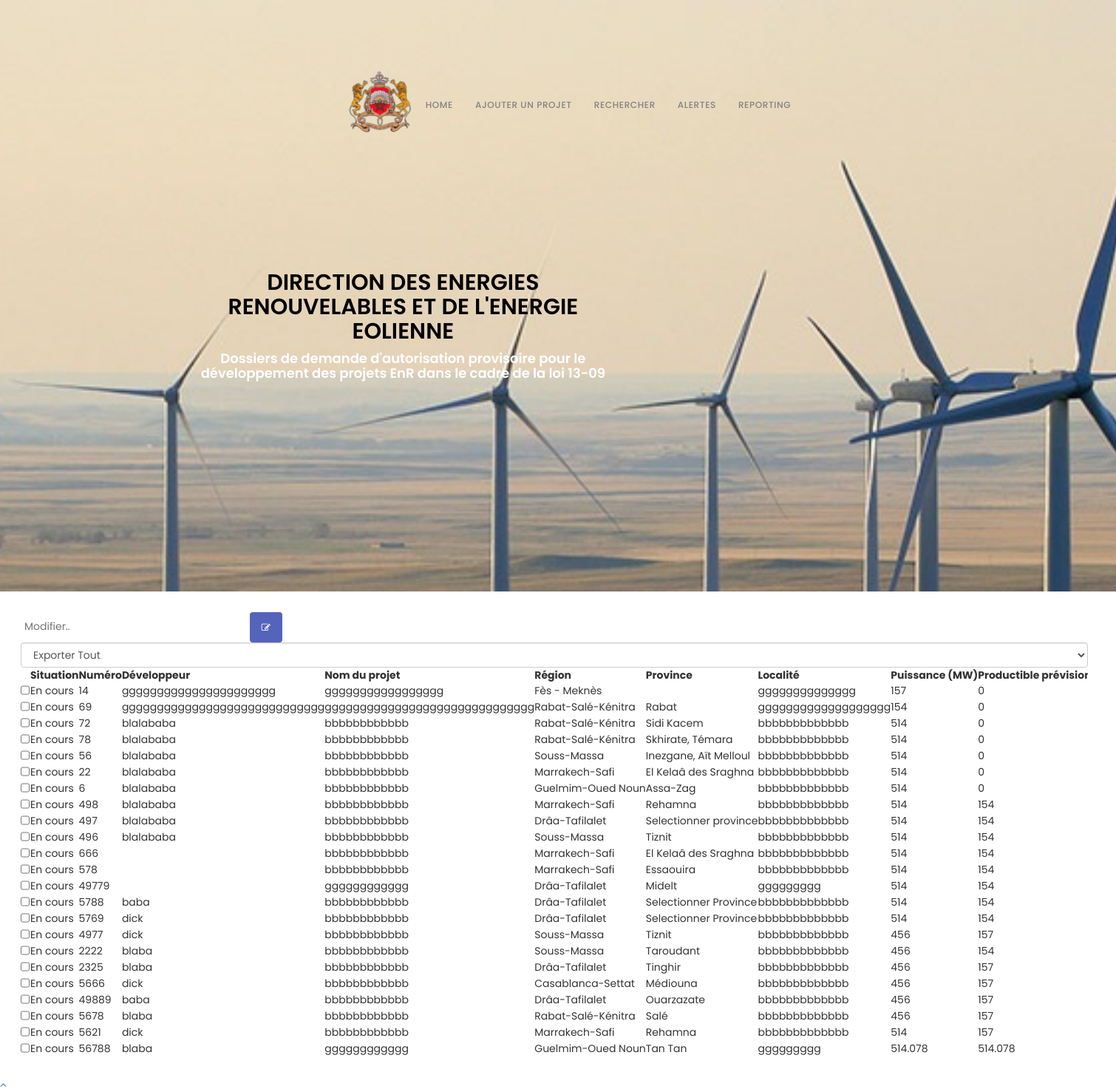
Screenshot of /eo_search.php with the database file from the repository.
### tables this page shows
CREATE TABLE IF NOT EXISTS `energieeolienne` (
  `Numero` int NOT NULL,
  `Developpeur` varchar(500) NOT NULL,
  `Nom du projet` varchar(500) NOT NULL,
  `Region` varchar(500) NOT NULL,
  `Province` varchar(500) NOT NULL,
  `Localite` varchar(500) NOT NULL,
  `Puissance` float NOT NULL,
  `Productible previsionnel` float NOT NULL,
  `Co2 evite TCO2/an` float NOT NULL,
  `Source energie` varchar(500) NOT NULL,
  `Coordonnees Geographique/Coordonnees Lambert` varchar(500) NOT NULL,
  `Investissement du projet` float NOT NULL,
  `Etat avancement` varchar(100) NOT NULL,
  `Depot a la DEREE` varchar(500) NOT NULL,
  `Envoi du dossier a l'ONEE` varchar(500) NOT NULL,
  `Reponse ONEE` varchar(500) NOT NULL,
  `Depot du complement du dossier par le developpeur` varchar(500) NOT NULL,
  `Envoi du complement du dossier a l'ONEE` varchar(500) NOT NULL,
  `Reponse ONEE en Cas Du 2 Complement` varchar(500) NOT NULL,
  `Depot du 2 complement du dossier par le developpeur` varchar(500) NOT NULL,
  `Envoi du 2 complement du dossier a l'ONEE` varchar(500) NOT NULL,
  `Reponse ONEE en Cas Du 3 Complement` varchar(500) NOT NULL,
  `Depot du 3 complement du dossier par le developpeur` varchar(500) NOT NULL,
  `Envoi du 3 complement du dossier a l'ONEE` varchar(500) NOT NULL,
  `Reponse ONEE en Cas Du 4 Complement` varchar(500) NOT NULL,
  `Depot du 4 complement du dossier par le developpeur` varchar(500) NOT NULL,
  `Envoi du 4 complement du dossier a l'ONEE` varchar(500) NOT NULL,
  `Avis de l'ONEE` varchar(500) NOT NULL,
  `Avis MEME` varchar(500) NOT NULL,
  `Observations` varchar(500) NOT NULL,
  PRIMARY KEY (`Numero`)
);

### eo_search.php (the view, shortened to what this page needs)
<!DOCTYPE html>
<html lang="en" >
<head>
  <link rel='stylesheet' href='https://maxcdn.bootstrapcdn.com/bootstrap/3.3.5/css/bootstrap.min.css'>
<link rel='stylesheet' href='https://cdnjs.cloudflare.com/ajax/libs/bootstrap-table/1.10.0/bootstrap-table.min.css'>
<link rel='stylesheet' href='https://rawgit.com/vitalets/x-editable/master/dist/bootstrap3-editable/css/bootstrap-editable.css'><link rel="stylesheet" href="./style.css">
<link rel="stylesheet" href="css/bootstrap.min.css">
    <link rel="stylesheet" href="css/animate.css">
    <link rel="stylesheet" href="css/font-awesome.min.css">
    <link rel="stylesheet" href="css/owl.theme.css">
    <link rel="stylesheet" href="css/owl.carousel.css">
	<link rel="stylesheet" href="css/ele.css">
</head>
<body data-spy="scroll" data-offset="50" data-target=".navbar-collapse"></body>
<div class="navbar navbar-fixed-top custom-navbar" role="navigation">
        <div class="container">
            <div class="navbar-header">
                <img src="images/roy.png">
            </div>
            <div class="collapse navbar-collapse">
                <ul class="nav navbar-nav navbar-right">
                    <li><a href="home.php" class="smoothScroll">Home</a></li>
                    <li><a href="energieEolienne.php" class="smoothScroll">Ajouter Un Projet</a></li>
                    <li><a href="#search" class="smoothScroll">Rechercher</a></li>
                    <li><a href="#speakers" class="smoothScroll">Alertes</a></li>
                    <li><a href="report_eo.php" class="smoothScroll">Reporting</a></li>
                </ul>
            </div>
        </div>
    </div>
<section id="intro" class="parallax-section">
        <div class="container">
            <div class="row">
                <div class="wow fadeInUp col-md-7 col-sm-7" data-wow-delay="0.6s">
                    <h2 style="color: black;">Direction des Energies Renouvelables et de l'energie eolienne</h2>
                    <h4 style="color: white;">Dossiers de demande d'autorisation provisoire pour le développement des
                        projets EnR dans le cadre de la loi 13-09</h4>
                </div>
            </div>
        </div>
    </section>
	<section id="search" class="parallax-section">
<div class="contain">
<div class="search-container" >
                 <form action="update_eo.php" method="POST" >
                   <input type="text" placeholder="Modifier.." name="search"  required>
                     <button type="submit" class="btn" name="sus"><i class="fa fa-pencil-square-o"  aria-hidden="true"></i></button>
                         </form>
                     </div>
<div id="toolbar">
		<select class="form-control">
				<option value="all">Exporter Tout</option>
		</select>
</div>
<table id="table"
			 data-toggle="table"
			 data-search="true"
			 data-filter-control="true"
			 data-show-export="true"
			 data-click-to-select="true"
			 data-toolbar="#toolbar">
	<thead>
		<tr>
			<th data-field="state" data-checkbox="true"></th>
            <th  data-filter-control="select" data-sortable="true">Situation</th>
			<th  data-filter-control="input" data-sortable="true">Numéro</th>
			<th  data-filter-control="input" data-sortable="true">Développeur</th>
			<th  data-filter-control="input" data-sortable="true">Nom du projet</th>
			<th  data-filter-control="select" data-sortable="true">Région</th>
			<th  data-filter-control="select" data-sortable="true">Province</th>
			<th  data-filter-control="input" data-sortable="true">Localité</th>
			<th  data-filter-control="input" data-sortable="true">Puissance (MW)</th>
			<th  data-filter-control="input" data-sortable="true">Productible prévisionnel (GWh/an)</th>
		</tr>
	</thead>
	<tbody>
			<?php
	  require_once('db.php');
	  $sql="SELECT *  FROM `energieeolienne`";
	  $result = mysqli_query($link,$sql);
	  if (mysqli_num_rows($result) > 0) {
		  while ($row = mysqli_fetch_assoc($result)) {
			echo "<tr>";
              echo '<td class="bs-checkbox "><input data-index="0" name="btSelectItem" type="checkbox"></td>';
              if(strpos($row['Avis MEME'], 'refus') !== false)
              {echo "<td>Refus</td>";}
              else if(strpos($row['Avis MEME'], 'Autorisation') !== false)
              {echo "<td>Autorisation</td>";}
              else
              {echo "<td>En cours</td>";}
			echo "<td>" .$row['Numero']."</td>";
			  echo "<td>" .$row['Developpeur']."</td>";
			  echo "<td>" .$row['Nom du projet']."</td>";
			  echo "<td>" .$row['Region']."</td>";
			  echo "<td>" .$row['Province']."</td>";
			  echo "<td>" .$row['Localite']."</td>";
			  echo "<td>" .$row['Puissance']."</td>";
			  echo "<td>" .$row['Productible previsionnel']."</td>";
			  echo "</tr>";
		  }
	  }
	 ?>
	</tbody>
</table>
</div>
</section>
    <a href="#back-top" class="go-top"><i class="fa fa-angle-up"></i></a>
</body>
</html>

### style.css (style rules this page uses)
.contain { width: 1500px; padding: 2em; }

### css/ele.css (style rules this page uses)
.btn { background-color: #5564bb; border: none; color: white; padding: 12px 16px; font-size: 12px; cursor: pointer; margin-left: 25px; }
tbody>tr>td { margin: 0 20px; }
table { display: block; overflow-x: auto; white-space: nowrap; margin-left: auto; margin-right: auto; table-layout: fixed; }
td>input { align-items: center; width: 95%; }
body { background: #ffffff; font-family: 'Poppins', sans-serif; font-style: normal; font-weight: 400; }
h1, h2, h3, h4, h5, h6 { font-weight: 600; }
h2 { font-size: 30px; text-transform: uppercase; }
a { text-decoration: none !important; outline: none; }
.parallax-section { background-attachment: fixed !important; background-size: cover !important; }
.custom-navbar { margin-bottom: 0; background-color: #101010; }
.custom-navbar .nav li a { color: rgb(129, 129, 129); font-size: 12px; font-weight: 500; letter-spacing: 0.6px; text-transform: uppercase; line-height: 40px; transition: all 0.4s ease-in-out; }
@media (min-width:768px) { .custom-navbar { padding: 20px 0; border-bottom: 0; background: 0 0; } }
#intro { background: url('../images/register-bg.jpeg') 50% 0 repeat-y fixed; -webkit-background-size: cover; background-size: cover; background-position: center center; color: #ffffff; display: -webkit-box; display: -webkit-flex; display: -ms-flexbox; display: flex; -webkit-box-align: center; -webkit-align-items: center; -ms-flex-align: center; align-items: center; height: 100vh; text-align: center; }
* { box-sizing: border-box; font-family: "Poppins", sans-serif; }
input { border: none; outline: none; padding: 5px; }
select { padding: 5px; }
.container { margin-top: 70px; margin-left: 90px; width: 90%; display: flex; justify-content: center; align-items: center; }

### rows the page displays
energieeolienne: Avis MEME "En cours", Numero "14", Developpeur "gggggggggggggggggggggg", Nom du projet "ggggggggggggggggg", Region "Fès - Meknès", Localite "gggggggggggggg", Puissance "157", Productible previsionnel "0"
energieeolienne: Avis MEME "En cours", Numero "69", Developpeur "ggggggggggggggggggggggggggggg", Nom du projet "gggggggggggggggggggggggggggggg", Region "Rabat-Salé-Kénitra", Province "Rabat", Localite "ggggggggggggggggggg", Puissance "154", Productible previsionnel "0"
energieeolienne: Avis MEME "En cours", Numero "72", Developpeur "blalababa", Nom du projet "bbbbbbbbbbbb", Region "Rabat-Salé-Kénitra", Province "Sidi Kacem", Localite "bbbbbbbbbbbbb", Puissance "514", Productible previsionnel "0"
energieeolienne: Avis MEME "En cours", Numero "78", Developpeur "blalababa", Nom du projet "bbbbbbbbbbbb", Region "Rabat-Salé-Kénitra", Province "Skhirate, Témara", Localite "bbbbbbbbbbbbb", Puissance "514", Productible previsionnel "0"
energieeolienne: Avis MEME "En cours", Numero "56", Developpeur "blalababa", Nom du projet "bbbbbbbbbbbb", Region "Souss-Massa", Province "Inezgane, Aït Melloul", Localite "bbbbbbbbbbbbb", Puissance "514", Productible previsionnel "0"
energieeolienne: Avis MEME "En cours", Numero "22", Developpeur "blalababa", Nom du projet "bbbbbbbbbbbb", Region "Marrakech-Safi", Province "El Kelaâ des Sraghna", Localite "bbbbbbbbbbbbb", Puissance "514", Productible previsionnel "0"
energieeolienne: Avis MEME "En cours", Numero "6", Developpeur "blalababa", Nom du projet "bbbbbbbbbbbb", Region "Guelmim-Oued Noun", Province "Assa-Zag", Localite "bbbbbbbbbbbbb", Puissance "514", Productible previsionnel "0"
energieeolienne: Avis MEME "En cours", Numero "498", Developpeur "blalababa", Nom du projet "bbbbbbbbbbbb", Region "Marrakech-Safi", Province "Rehamna", Localite "bbbbbbbbbbbbb", Puissance "514", Productible previsionnel "154"
energieeolienne: Avis MEME "En cours", Numero "497", Developpeur "blalababa", Nom du projet "bbbbbbbbbbbb", Region "Drâa-Tafilalet", Province "Selectionner province", Localite "bbbbbbbbbbbbb", Puissance "514", Productible previsionnel "154"
energieeolienne: Avis MEME "En cours", Numero "496", Developpeur "blalababa", Nom du projet "bbbbbbbbbbbb", Region "Souss-Massa", Province "Tiznit", Localite "bbbbbbbbbbbbb", Puissance "514", Productible previsionnel "154"
energieeolienne: Avis MEME "En cours", Numero "666", Nom du projet "bbbbbbbbbbbb", Region "Marrakech-Safi", Province "El Kelaâ des Sraghna", Localite "bbbbbbbbbbbbb", Puissance "514", Productible previsionnel "154"
energieeolienne: Avis MEME "En cours", Numero "578", Nom du projet "bbbbbbbbbbbb", Region "Marrakech-Safi", Province "Essaouira", Localite "bbbbbbbbbbbbb", Puissance "514", Productible previsionnel "154"
energieeolienne: Avis MEME "En cours", Numero "49779", Nom du projet "gggggggggggg", Region "Drâa-Tafilalet", Province "Midelt", Localite "ggggggggg", Puissance "514", Productible previsionnel "154"
energieeolienne: Avis MEME "En cours", Numero "5788", Developpeur "baba", Nom du projet "bbbbbbbbbbbb", Region "Drâa-Tafilalet", Province "Selectionner Province", Localite "bbbbbbbbbbbbb", Puissance "514", Productible previsionnel "154"
energieeolienne: Avis MEME "En cours", Numero "5769", Developpeur "dick", Nom du projet "bbbbbbbbbbbb", Region "Drâa-Tafilalet", Province "Selectionner Province", Localite "bbbbbbbbbbbbb", Puissance "514", Productible previsionnel "154"
energieeolienne: Avis MEME "En cours", Numero "4977", Developpeur "dick", Nom du projet "bbbbbbbbbbbb", Region "Souss-Massa", Province "Tiznit", Localite "bbbbbbbbbbbbb", Puissance "456", Productible previsionnel "157"
energieeolienne: Avis MEME "En cours", Numero "2222", Developpeur "blaba", Nom du projet "bbbbbbbbbbbb", Region "Souss-Massa", Province "Taroudant", Localite "bbbbbbbbbbbbb", Puissance "456", Productible previsionnel "154"
energieeolienne: Avis MEME "En cours", Numero "2325", Developpeur "blaba", Nom du projet "bbbbbbbbbbbb", Region "Drâa-Tafilalet", Province "Tinghir", Localite "bbbbbbbbbbbbb", Puissance "456", Productible previsionnel "157"
energieeolienne: Avis MEME "En cours", Numero "5666", Developpeur "dick", Nom du projet "bbbbbbbbbbbb", Region "Casablanca-Settat", Province "Médiouna", Localite "bbbbbbbbbbbbb", Puissance "456", Productible previsionnel "157"
energieeolienne: Avis MEME "En cours", Numero "49889", Developpeur "baba", Nom du projet "bbbbbbbbbbbb", Region "Drâa-Tafilalet", Province "Ouarzazate", Localite "bbbbbbbbbbbbb", Puissance "456", Productible previsionnel "157"
energieeolienne: Avis MEME "En cours", Numero "5678", Developpeur "blaba", Nom du projet "bbbbbbbbbbbb", Region "Rabat-Salé-Kénitra", Province "Salé", Localite "bbbbbbbbbbbbb", Puissance "456", Productible previsionnel "157"
energieeolienne: Avis MEME "En cours", Numero "5621", Developpeur "dick", Nom du projet "bbbbbbbbbbbb", Region "Marrakech-Safi", Province "Rehamna", Localite "bbbbbbbbbbbbb", Puissance "514", Productible previsionnel "157"
energieeolienne: Avis MEME "En cours", Numero "56788", Developpeur "blaba", Nom du projet "gggggggggggg", Region "Guelmim-Oued Noun", Province "Tan Tan", Localite "ggggggggg", Puissance "514.078", Productible previsionnel "514.078"
